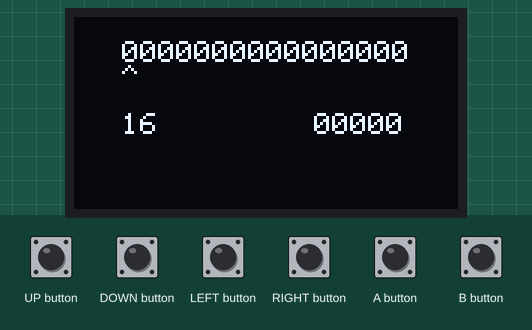
The sketch below on a simulated Arduboy, built with avr-gcc and run on an emulated ATmega32U4. On the bench: 128×64 one-colour display. The test bench sets the inputs (shaded band).

Above: at 3.2 s.
3.3 s: UP button pressed for 0.15 s
At 4.0 s:
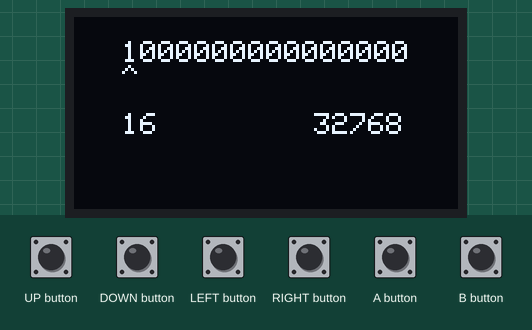
4.9 s: LEFT button pressed for 0.15 s
At 5.8 s:
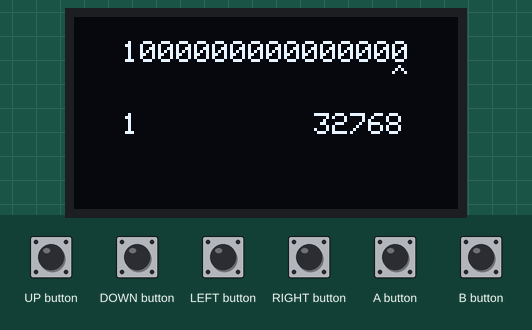
6.5 s: DOWN button pressed for 0.15 s
At 7.7 s:
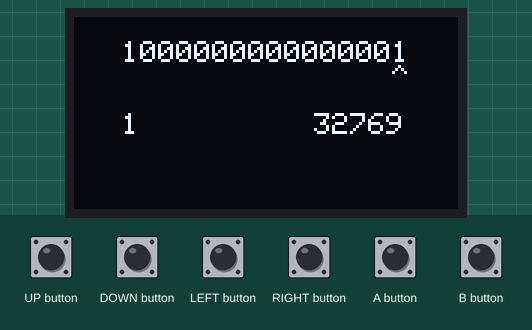
8.1 s: RIGHT button pressed for 0.15 s
At 8.8 s:
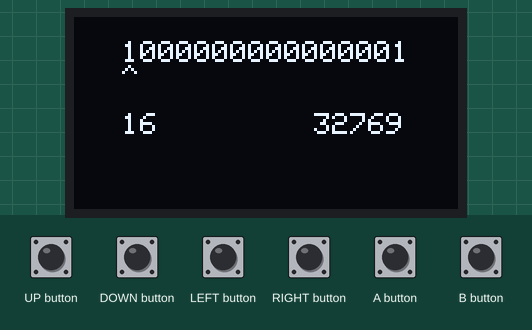
9.7 s: A button pressed for 0.15 s
At 10.7 s:
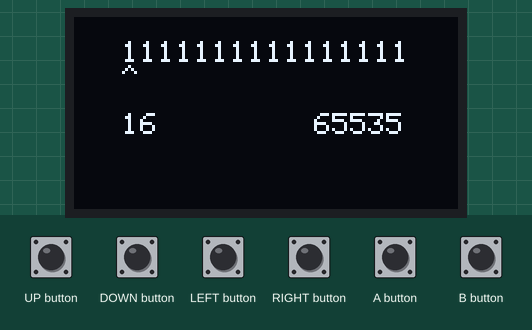
11.3 s: UP button pressed for 1 s
At 12.6 s:
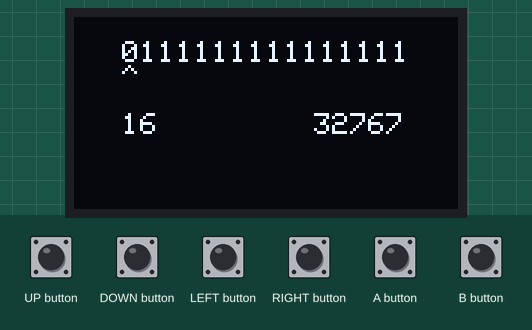
Timing chart, 0 to 14.3 s (numbered marks = the images above; inputs shaded):
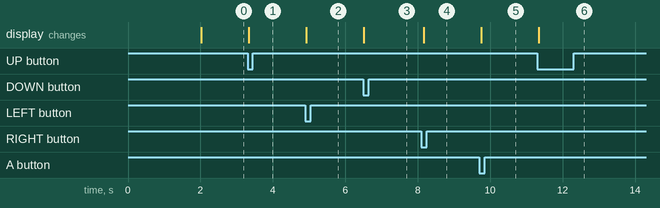

Measured:
- after the input at 3.3 s, the display: changes at once (image 1)
- after the input at 4.9 s, the display: changes at once (image 2)
- after the input at 6.5 s, the display: changes at once (image 3)
- after the input at 8.1 s, the display: changes after 0.07 s (image 4)
- after the input at 9.7 s, the display: changes after 0.06 s (image 5)
- after the input at 11.3 s, the display: changes at once (image 6)

The sketch:

bin2dec.ino
```cpp
#include <Arduboy2.h>

Arduboy2 arduboy;

uint8_t position{0};

char strIn[17]{"0000000000000000"};

char strOut[6]{"00000"};

void print_logo();

void bin2dec();

void dec_to_str (char *str, uint16_t val, size_t digits);

void update_display();

uint16_t my_pow(uint8_t x, uint8_t n);

void setup()
{
	arduboy.begin();
	arduboy.setFrameRate(15);
	print_logo();
}

void loop()
{
	if (!(arduboy.nextFrame()))
		return;

	arduboy.pollButtons();

	if (arduboy.justPressed(LEFT_BUTTON))
		position > 0 ? position-- : position = 15;

	if (arduboy.justPressed(RIGHT_BUTTON))
		position < 15 ? position++ : position = 0;

	if (arduboy.justPressed(UP_BUTTON) || arduboy.justPressed(DOWN_BUTTON)) {
		strIn[position] ^= 0x01;
		bin2dec();
	}

	if (arduboy.justPressed(A_BUTTON)) {
		strncpy(strIn, "1111111111111111", 17);
		bin2dec();
	}

	if (arduboy.justPressed(B_BUTTON)) {
		strncpy(strIn, "0000000000000000", 17);
		bin2dec();
	}

	update_display();
}

void print_logo()
{
	arduboy.clear();
	arduboy.setCursor(41, 28);
	arduboy.print(F("bin2dec"));
	arduboy.display();
	delay(2000);
}

void bin2dec()
{
	size_t len = sizeof strIn / sizeof *strIn;
	uint16_t d = 0, j = 0;
	for (int i = len-2; i >= 0; i--) {
		d += (strIn[i] - '0') * my_pow(2, j);
		j++;
	}
	dec_to_str(strOut, d, 5);
}

void dec_to_str (char *str, uint16_t val, size_t digits)
{
	size_t i=1u;

	for (; i <= digits; i++) {
		str[digits-i] = (char)((val % 10u) + '0');
		val /= 10u;
	}
	str[i-1u] = '\0';
}

void update_display()
{
	arduboy.clear();
	arduboy.setCursor(16, 8);
	arduboy.print(strIn);
	arduboy.setCursor(16 + (position * 6), 16);
	arduboy.write('^');
	arduboy.setCursor(16, 32);
	arduboy.print(16 - position);
	arduboy.setCursor(80, 32);
	arduboy.print(strOut);
	arduboy.display();
}

uint16_t my_pow(uint8_t x, uint8_t n)
{
	uint16_t r = 1;
	if (n == 0)
		return 1;

	while (n != 0) {
		r *= x;
		n--;
	}
	return r;
}
```
